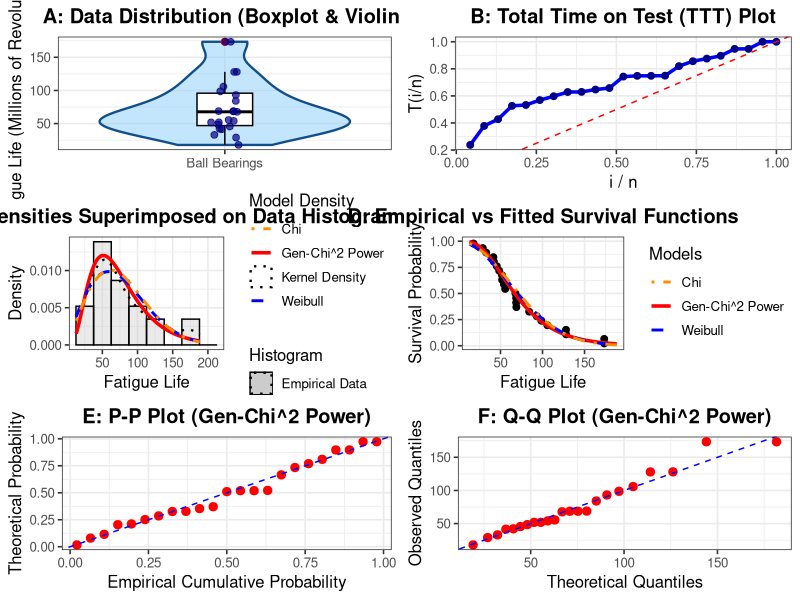
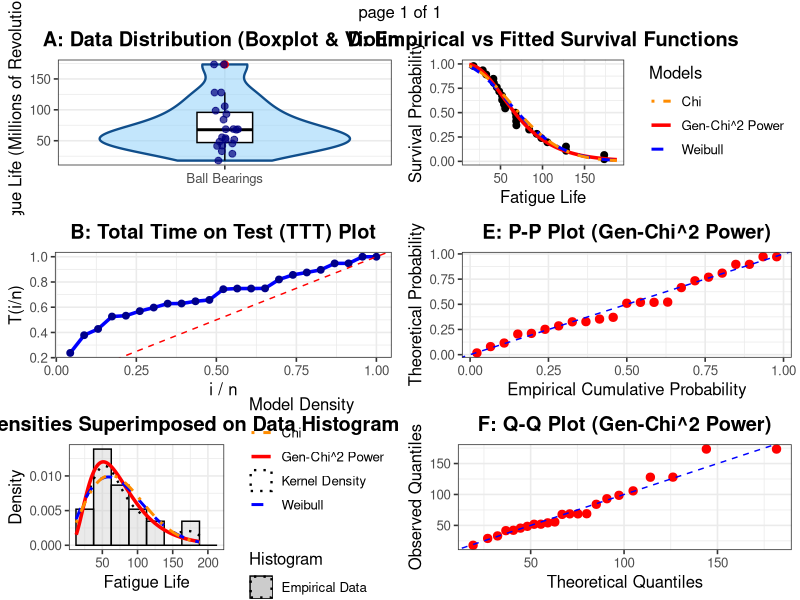

Recreate these plots in R, in order.
# ==============================================================================
# Real Data Application of Generalized Chi-Square Power Distribution
# Dataset: Ball Bearing Fatigue Life Data (Lieblein & Zelen, 1956)
# Competing Models: Generalized Chi-Square Power (Proposed), Weibull, Chi
# ==============================================================================

# ------------------------------------------------------------------------------
# 1. Package Dependencies & Data Input
# ------------------------------------------------------------------------------
required_packages <- c("ggplot2", "gridExtra", "fitdistrplus", "stats", "goftest")
for (pkg in required_packages) {
  if (!require(pkg, character.only = TRUE)) {
    install.packages(pkg, dependencies = TRUE)
    library(pkg, character.only = TRUE)
  }
}

# Real Dataset: 23 Deep-Groove Ball Bearing Fatigue Life Times (Millions of Revolutions)
ball_bearing_data <- c(17.88, 28.92, 33.00, 41.52, 42.12, 45.60, 48.48, 51.84, 
                       51.96, 54.12, 55.56, 67.80, 68.64, 68.64, 68.88, 84.12, 
                       93.12, 98.64, 105.84, 127.92, 128.04, 173.40, 173.40)

x <- sort(ball_bearing_data)
n_obs <- length(x)

# ------------------------------------------------------------------------------
# 2. Density, Cumulative, and Quantile Functions for Gen-Chi^2 Power
# ------------------------------------------------------------------------------

# PDF: Gen-Chi^2 Power (n, alpha, sigma)
dgchipower <- function(q, n, alpha, sigma, log = FALSE) {
  if (n <= 0 || alpha <= -1 || sigma <= 0) return(rep(0, length(q)))
  log_c1 <- (1 - n/2)*log(2) - lgamma(n/2) - log(1 + alpha) - (n/(1 + alpha))*log(sigma)
  log_pdf <- log_c1 + (n/(1 + alpha) - 1)*log(q) - 0.5 * (q/sigma)^(2/(1 + alpha))
  if (log) return(log_pdf)
  return(exp(log_pdf))
}

# CDF: Gen-Chi^2 Power (n, alpha, sigma)
pgchipower <- function(q, n, alpha, sigma) {
  if (n <= 0 || alpha <= -1 || sigma <= 0) return(rep(0, length(q)))
  z <- 0.5 * (q / sigma)^(2 / (1 + alpha))
  return(pgamma(z, shape = n/2, scale = 1))
}

# Quantile Function: Gen-Chi^2 Power (n, alpha, sigma)
qgchipower <- function(p, n, alpha, sigma) {
  z <- qgamma(p, shape = n/2, scale = 1)
  q <- sigma * (2 * z)^((1 + alpha) / 2)
  return(q)
}

# ------------------------------------------------------------------------------
# 3. Model Fitting & Standard Errors via Hessian
# ------------------------------------------------------------------------------

# 3.1 Proposed Gen-Chi^2 Power Model
nll_gchipower <- function(params, data) {
  n <- params[1]; alpha <- params[2]; sigma <- params[3]
  if (n <= 0.01 || alpha <= -0.99 || sigma <= 0.001) return(1e10)
  log_lik <- sum(dgchipower(data, n, alpha, sigma, log = TRUE))
  if (is.na(log_lik) || is.nan(log_lik)) return(1e10)
  return(-log_lik)
}

fit_genchi <- optim(par = c(n = 3.0, alpha = 0.5, sigma = 10.0),
                    fn = nll_gchipower, data = x, method = "Nelder-Mead", hessian = TRUE)
par_genchi <- fit_genchi$par
se_genchi  <- sqrt(diag(solve(fit_genchi$hessian)))

# 3.2 Weibull Distribution
fit_weibull <- fitdist(x, "weibull")
par_weibull <- fit_weibull$estimate
se_weibull  <- fit_weibull$sd

# 3.3 Standard Chi Distribution (Scale-adjusted)
nll_chi <- function(params, data) {
  df <- params[1]; scale <- params[2]
  if (df <= 0.01 || scale <= 0.001) return(1e10)
  log_lik <- sum(log(2^(1-df/2) / (gamma(df/2) * scale^df)) + (df-1)*log(data) - 0.5*(data/scale)^2)
  return(-log_lik)
}
fit_chi <- optim(par = c(df = 2.0, scale = 50.0), fn = nll_chi, data = x, hessian = TRUE)
par_chi <- fit_chi$par
se_chi  <- sqrt(diag(solve(fit_chi$hessian)))

# ------------------------------------------------------------------------------
# 4. Computation of Goodness-of-Fit Metrics & Export CSV Table
# ------------------------------------------------------------------------------

compute_all_gof <- function(nll, k, sample_size, data, cdf_closure, mles, ses) {
  loglik <- -nll
  aic    <- 2 * k - 2 * loglik
  caic   <- aic + (2 * k^2 + 2 * k) / (sample_size - k - 1)
  bic    <- k * log(sample_size) - 2 * loglik
  hqic   <- 2 * k * log(log(sample_size)) - 2 * loglik
  
  # EDF Goodness-of-Fit Statistics using closures
  ks_res  <- ks.test(data, cdf_closure)
  ks_stat <- as.numeric(ks_res$statistic)
  p_val   <- as.numeric(ks_res$p.value)
  
  ad_stat  <- as.numeric(ad.test(data, null = cdf_closure)$statistic)
  cvm_stat <- as.numeric(cvm.test(data, null = cdf_closure)$statistic)
  
  # Format MLEs (Standard Errors)
  mle_se_str <- paste(sapply(1:length(mles), function(i) {
    sprintf("%.4f (%.4f)", mles[i], ses[i])
  }), collapse = "; ")
  
  return(data.frame(
    LogLik  = round(loglik, 4),
    AIC     = round(aic, 4),
    CAIC    = round(caic, 4),
    BIC     = round(bic, 4),
    HQIC    = round(hqic, 4),
    A       = round(ad_stat, 4),
    W       = round(cvm_stat, 4),
    KS      = round(ks_stat, 4),
    p_value = round(p_val, 4),
    MLEs_SE = mle_se_str
  ))
}

# Define closures for each model CDF
cdf_genchi_closure  <- function(v) pgchipower(v, n = par_genchi[1], alpha = par_genchi[2], sigma = par_genchi[3])
cdf_weibull_closure <- function(v) pweibull(v, shape = par_weibull[1], scale = par_weibull[2])
cdf_chi_closure     <- function(v) pgamma(0.5 * (v / par_chi[2])^2, shape = par_chi[1] / 2)

# Compile Table
gof_csv_table <- data.frame(
  Model = c("Gen-Chi^2 Power (Proposed)", "Weibull", "Chi"),
  rbind(
    compute_all_gof(fit_genchi$value, 3, n_obs, x, cdf_genchi_closure, par_genchi, se_genchi),
    compute_all_gof(-fit_weibull$loglik, 2, n_obs, x, cdf_weibull_closure, par_weibull, se_weibull),
    compute_all_gof(fit_chi$value, 2, n_obs, x, cdf_chi_closure, par_chi, se_chi)
  )
)

# Export to CSV
write.csv(gof_csv_table, "Goodness_of_Fit_Comparison.csv", row.names = FALSE)
cat(" Goodness-of-Fit Summary CSV exported successfully to: Goodness_of_Fit_Comparison.csv\n\n")
print(gof_csv_table)

# ------------------------------------------------------------------------------
# 5. Diagnostic Plots (Histogram with Legend Included)
# ------------------------------------------------------------------------------

theme_set(theme_bw(base_size = 12))

# --- Plot 1: Boxplot Superimposed on Violin Plot ---
df_data <- data.frame(Value = x)
p1 <- ggplot(df_data, aes(x = "Ball Bearings", y = Value)) +
  geom_violin(fill = "lightskyblue", alpha = 0.5, color = "dodgerblue4", linewidth = 0.8) +
  geom_boxplot(width = 0.2, fill = "white", color = "black", outlier.color = "red", outlier.size = 2) +
  geom_jitter(width = 0.05, color = "navy", alpha = 0.7, size = 2) +
  labs(title = "A: Data Distribution (Boxplot & Violin)", x = "", y = "Fatigue Life (Millions of Revolutions)") +
  theme(plot.title = element_text(face = "bold", hjust = 0.5))

# --- Plot 2: Total Time on Test (TTT) Plot ---
i <- 1:n_obs
sum_x <- sum(x)
r_stat <- sapply(i, function(k) (sum(x[1:k]) + (n_obs - k) * x[k]) / sum_x)
df_ttt <- data.frame(i_n = i / n_obs, TTT = r_stat)

p2 <- ggplot(df_ttt, aes(x = i_n, y = TTT)) +
  geom_line(color = "blue", linewidth = 1.2) +
  geom_point(color = "darkblue", size = 2) +
  geom_abline(intercept = 0, slope = 1, linetype = "dashed", color = "red") +
  labs(title = "B: Total Time on Test (TTT) Plot", x = "i / n", y = "T(i/n)") +
  theme(plot.title = element_text(face = "bold", hjust = 0.5))

# --- Plot 3: Empirical Density & Model Fits WITH HISTOGRAM LEGEND ---
x_grid <- seq(min(x) - 5, max(x) + 15, length.out = 300)
df_grid <- data.frame(
  x = x_grid,
  GenChi = dgchipower(x_grid, par_genchi[1], par_genchi[2], par_genchi[3]),
  Weibull = dweibull(x_grid, shape = par_weibull[1], scale = par_weibull[2]),
  Chi = dgchipower(x_grid, par_chi[1], 0, par_chi[2])
)

p3 <- ggplot(df_data) +
  geom_histogram(aes(x = Value, y = ..density.., fill = "Empirical Data"), bins = 8, color = "black", alpha = 0.4) +
  geom_density(aes(x = Value, color = "Kernel Density"), linewidth = 0.8, linetype = "dotted") +
  geom_line(data = df_grid, aes(x = x, y = GenChi, color = "Gen-Chi^2 Power"), linewidth = 1.2) +
  geom_line(data = df_grid, aes(x = x, y = Weibull, color = "Weibull"), linewidth = 1.0, linetype = "dashed") +
  geom_line(data = df_grid, aes(x = x, y = Chi, color = "Chi"), linewidth = 1.0, linetype = "dotdash") +
  scale_fill_manual(name = "Histogram", values = c("Empirical Data" = "grey80")) +
  scale_color_manual(name = "Model Density", values = c("Kernel Density" = "black", "Gen-Chi^2 Power" = "red", 
                                                        "Weibull" = "blue", "Chi" = "darkorange")) +
  labs(title = "C: Fitted Densities Superimposed on Data Histogram", x = "Fatigue Life", y = "Density") +
  theme(plot.title = element_text(face = "bold", hjust = 0.5), legend.position = "right")

# --- Plot 4: Survival Function Fits ---
emp_surv <- 1 - (1:n_obs - 0.5) / n_obs
df_surv <- data.frame(
  x = x_grid,
  GenChi = 1 - pgchipower(x_grid, par_genchi[1], par_genchi[2], par_genchi[3]),
  Weibull = 1 - pweibull(x_grid, shape = par_weibull[1], scale = par_weibull[2]),
  Chi = 1 - pgamma(0.5 * (x_grid / par_chi[2])^2, shape = par_chi[1] / 2)
)

p4 <- ggplot() +
  geom_point(data = data.frame(x = x, Surv = emp_surv), aes(x = x, y = Surv), size = 2) +
  geom_line(data = df_surv, aes(x = x, y = GenChi, color = "Gen-Chi^2 Power"), linewidth = 1.2) +
  geom_line(data = df_surv, aes(x = x, y = Weibull, color = "Weibull"), linewidth = 1.0, linetype = "dashed") +
  geom_line(data = df_surv, aes(x = x, y = Chi, color = "Chi"), linewidth = 1.0, linetype = "dotdash") +
  scale_color_manual(name = "Models", values = c("Gen-Chi^2 Power" = "red", "Weibull" = "blue", "Chi" = "darkorange")) +
  labs(title = "D: Empirical vs Fitted Survival Functions", x = "Fatigue Life", y = "Survival Probability") +
  theme(plot.title = element_text(face = "bold", hjust = 0.5), legend.position = "right")

# --- Plot 5: Probability-Probability (P-P) Plot ---
p_emp <- (1:n_obs - 0.5) / n_obs
p_genchi <- pgchipower(x, par_genchi[1], par_genchi[2], par_genchi[3])

p5 <- ggplot(data.frame(Empirical = p_emp, Model = p_genchi), aes(x = Empirical, y = Model)) +
  geom_point(color = "red", size = 2.5) +
  geom_abline(intercept = 0, slope = 1, linetype = "dashed", color = "blue") +
  labs(title = "E: P-P Plot (Gen-Chi^2 Power)", x = "Empirical Cumulative Probability", y = "Theoretical Probability") +
  theme(plot.title = element_text(face = "bold", hjust = 0.5))

# --- Plot 6: Quantile-Quantile (Q-Q) Plot ---
q_genchi <- qgchipower(p_emp, par_genchi[1], par_genchi[2], par_genchi[3])

p6 <- ggplot(data.frame(Observed = x, Theoretical = q_genchi), aes(x = Theoretical, y = Observed)) +
  geom_point(color = "red", size = 2.5) +
  geom_abline(intercept = 0, slope = 1, linetype = "dashed", color = "blue") +
  labs(title = "F: Q-Q Plot (Gen-Chi^2 Power)", x = "Theoretical Quantiles", y = "Observed Quantiles") +
  theme(plot.title = element_text(face = "bold", hjust = 0.5))

# ------------------------------------------------------------------------------
# 6. Display & Save Combined Diagnostic Panel
# ------------------------------------------------------------------------------
grid.arrange(p1, p2, p3, p4, p5, p6, ncol = 2)

ggsave("Gen_ChiSquare_Power_RealData_Diagnostics.png", 
       plot = marrangeGrob(list(p1, p2, p3, p4, p5, p6), nrow = 3, ncol = 2), 
       width = 14, height = 14, dpi = 300)
